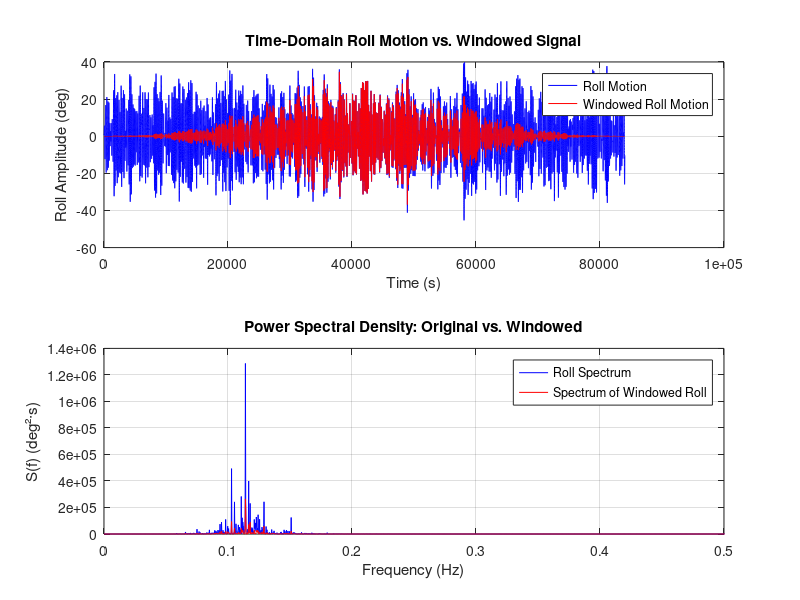

This figure's MATLAB source:
% Load the time series data
data = load('roll_motion.mat');
roll_motion = data.roll_motion; % Extract roll motion time series
Fs = 20; % Sampling frequency in Hz
N = length(roll_motion);

% Apply the Blackman window
blackman_window = blackman(N);
roll_motion_windowed = roll_motion .* blackman_window; % Apply window

% Compute FFT for both original and windowed signals
Y_original = fft(roll_motion);
Y_windowed = fft(roll_motion_windowed);

% Compute the Power Spectral Density (PSD)
Pxx_original = abs(Y_original).^2 / N; 
Pxx_windowed = abs(Y_windowed).^2 / N; 

% Frequency axis (Adjusted for low-frequency marine waves)
f = (0:N/2)*(Fs/N);

% Plot time-domain signals
figure;

subplot(2,1,1); % First plot: Time domain
plot(1:N, roll_motion, 'b'); hold on;
plot(1:N, roll_motion_windowed, 'r');
xlabel('Time (s)');
ylabel('Roll Amplitude (deg)');
title('Time-Domain Roll Motion vs. Windowed Signal');
legend('Roll Motion', 'Windowed Roll Motion');
grid on;

% Plot PSD comparison
subplot(2,1,2); % Second plot: PSD
plot(f, Pxx_original(1:N/2+1), 'b'); hold on;
plot(f, Pxx_windowed(1:N/2+1), 'r');
xlabel('Frequency (Hz)');
ylabel('S(f) (deg²·s)');
title('Power Spectral Density: Original vs. Windowed');
legend('Roll Spectrum', 'Spectrum of Windowed Roll');
grid on;
xlim([0 0.5]); % Adjust x-axis to match expected range
